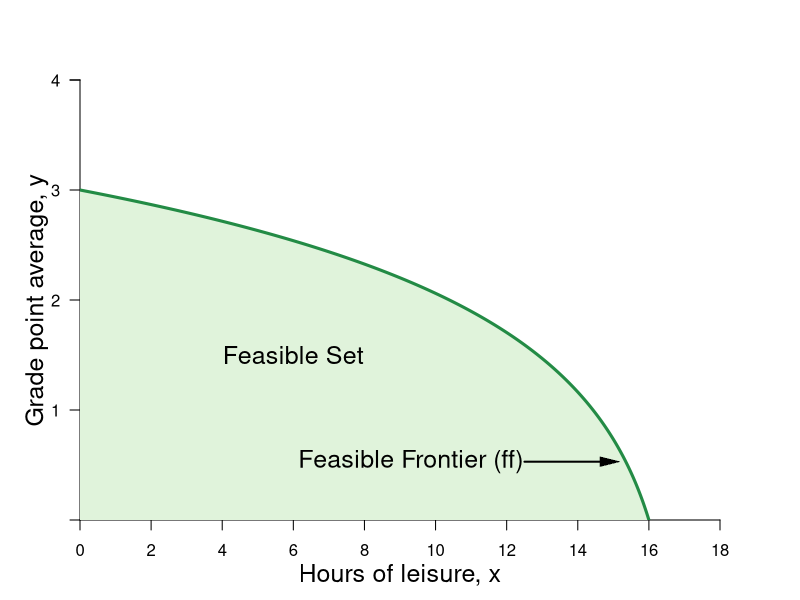

Generate this figure with R:
#Graph Designer: Simon Halliday & Madeleine Wettach '20
#Authors: Bowles, Foley and Halliday
#Title: Microeconomics: Competition, Conflict and Coordination

library(shape)
pdf(file = "constrained_optimization/step_by_step_graphs_3/ff_shaded_step2.pdf", width = 8, height = 8)

#Set parameters for graphics
axislabelsize <- 1.5
labelsize <- 1.1
graphlinewidth <- 3
segmentlinewidth <- 2

COL <- c("#7fc97f", "#beaed4", "#fdc086", "#ffff99", "#386cb0", "#f0027f", "#bf5b17", "#666666")
COLA <- c("#e0f3db", "#99d8c9","#66c2a4","#41ae76", "#238b45", "#005824")
COLB <- c("#c6dbef", "#4eb3d3", "#2b8cbe", "#0868ac","#084081")

#Edited the margins to cater for the larger LHS labels
par(mar =  c(4, 4, 4, 4))

#Change this to make it log of l 

# ppf <- function(l, k = 0.5) {
#   k * (1/l)
# }

ppf <- function(x, k = 1.058868, maxx = 17) {
  k*(log(maxx -  x))
}

uFn <- function(x, y, alpha = 0.3){
  (x^alpha)*(y^(1-alpha))
}

ylims <- c(0, 4)
xlims <- c(0, 18)

npts <- 501 
x <- seq(xlims[1], xlims[2], length.out = npts)
y <- seq(ylims[1], ylims[2], length.out = npts) 
#a <- c(3.5, 4.58, 5.5) #alpha = 0.5
#a <- c(3, 3.9, 5) #alpha = 0.4
a <- c(2.58, 3.38, 4.28) #alpha = 0.3

plot(0, 0, xlim = xlims, ylim = ylims, type = "n",
     xlab = expression(paste("")),
     ylab = expression(paste("")), 
     xaxt = "n", 
     yaxt = "n", 
     cex.lab = axislabelsize, 
     bty = "n", 
     xaxs="i", 
     yaxs="i"
)


# ticksy <- seq(from = 0, to = ylims[2], by = 1)
# ylabels <- seq(from = 0, to = ylims[2], by = 1)
ticksx <- seq(from = 0, to = xlims[2], by = 2)
xlabels <- seq(from = 0, to = xlims[2], by = 2)
ticksy <- c(ylims[1], 1, 2, 3, 4, ylims[2])
ylabels <- c(NA, 1, 2, 3, 4, NA)
# ticksx <- c(xlims[1], 5.25, 8.944272, xlims[2])
# xlabels <- c(NA, expression(paste(x,"*")), expression(paste(bar(x))), NA)

axis(1, at = ticksx, pos = 0, labels = xlabels)
axis(2, at = ticksy, pos = 0, labels = ylabels, las = 1)

npts <- 500 
xx1 <- seq(xlims[1], xlims[2], length.out = npts)
xx2 <- seq(0, xlims[2], length.out = npts)
xx3 <- seq(xlims[1], 0, length.out = npts)
xx4 <- seq(-11, 0, length.out = npts)

#Draw the polygon for shading the feasible set
xpoly1 <- seq(from = xlims[1], to = 16, length.out = 500)
ypoly1 <- ppf(xpoly1, k = 1.058868, maxx = 17)
polygon(x = c(xpoly1, xpoly1[1]), y = c(ypoly1, rev(ypoly1)[1]), col=COLA[1], density=NULL, border = NA)
#polygon(x = c(xlims[2], xlims[2], rev(xpoly1), 0),
#        y = c(ylims[2], 0, rev(ypoly1), ylims[2]), 
#        col=COLB[1], density=NULL, border = NA)


#Draw the graphs
lines(xx1, ppf(xx1, k = 1.058868, maxx = 17), col = COLA[5], lwd = graphlinewidth)
#lines(xx2, fishProd(xx2, k = 2), col = COLB[3], lwd = graphlinewidth)
#lines(xx3, feasibleLabor(xx3, time = 10), col = COL[3], lwd = graphlinewidth)
#lines(xx4, manufactureProd(xx4, k = 0.1, alpha = 2), col = COLB[4], lwd = graphlinewidth)

#Label the feasible frontier
text(9.3, 0.53, expression("Feasible Frontier (ff)"), cex = axislabelsize)
Arrows(12.5, 0.53, 14.9, 0.53, col = "black", lty = 1, lwd = 2, arr.type = "triangle", arr.lwd = 0.5)

text(6, 1.5, expression("Feasible Set"), cex = axislabelsize)
##text(14, 3, expression("Infeasible"), cex = axislabelsize)

#Axis labels
mtext(expression(paste("Hours of leisure, ", x)), side = 1, line = 2.5, cex = axislabelsize)
text(-1.2, 0.5*ylims[2], expression(paste("Grade point average, ", y)), xpd = TRUE, cex = axislabelsize, srt = 90) 

#Add mrs = mrt at i
# text(8, 2.8, expression(paste(mrs(x,y) == mrt(x,y))), cex = labelsize)
# Arrows(8, 2.75, 8, 2.45, col = "black", lty = 1, lwd = 2, arr.type = "triangle", arr.lwd = 0.5)

#Label the indifference curves
# text(17, 1, expression(u[1]^A), cex = labelsize)
# text(17, 1.55, expression(u[2]^A), cex = labelsize)
# text(17, 2.25, expression(u[3]^A), cex = labelsize)

#Annotate max u point on feasibility frontier
# text(8.4, ppf(8) + 0.1, expression(paste(i)), cex = labelsize)
# segments(8, 0, 8, ppf(x = 8), lty = 2, col = "gray", lwd = segmentlinewidth)
# segments(0, ppf(x = 8), 8, ppf(x = 8), lty = 2, col = "gray", lwd = segmentlinewidth)
# points(8, ppf(x = 8), pch = 16, col = "black", cex = 1.5)
# 
# text(2.4, ppf(2) + 0.1, expression(paste(a)), cex = labelsize)
# segments(2, 0, 2, ppf(x = 2), lty = 2, col = "gray", lwd = segmentlinewidth)
# segments(0, ppf(x = 2), 2, ppf(x = 2), lty = 2, col = "gray", lwd = segmentlinewidth)
# points(2, ppf(x = 2), pch = 16, col = "black", cex = 1.5)
# 
# 
# text(14.15, ppf(13.75) + 0.1, expression(paste(b)), cex = labelsize)
# segments(13.75, 0, 13.75, ppf(x = 13.75), lty = 2, col = "gray", lwd = segmentlinewidth)
# segments(0, ppf(x = 13.75), 13.75, ppf(x = 13.75), lty = 2, col = "gray", lwd = segmentlinewidth)
# points(13.75, ppf(x = 13.75), pch = 16, col = "black", cex = 1.5)



dev.off()
